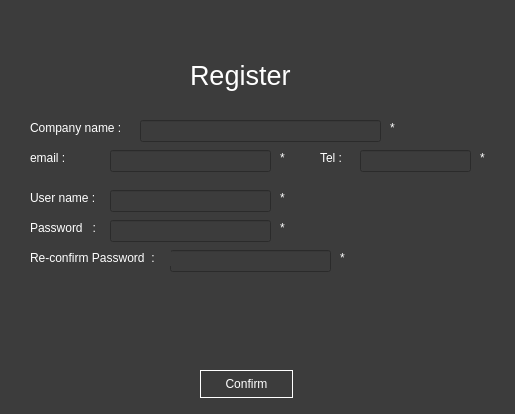
<?xml version="1.0" encoding="UTF-8"?>
<ui version="4.0">
 <class>Form</class>
 <widget class="QWidget" name="Form">
  <property name="geometry">
   <rect>
    <x>0</x>
    <y>0</y>
    <width>515</width>
    <height>414</height>
   </rect>
  </property>
  <property name="windowTitle">
   <string>Form</string>
  </property>
  <property name="styleSheet">
   <string notr="true">QWidget{
	background-color: rgb(60,60,60);
	color: white
}

QComboBox{	
	background-color: rgb(65, 65, 65);
}

QPushButton{
	border: 1px solid white;
}

QLabel#error_label{	
	color: red;
}</string>
  </property>
  <widget class="QLabel" name="label_17">
   <property name="geometry">
    <rect>
     <x>280</x>
     <y>190</y>
     <width>16</width>
     <height>16</height>
    </rect>
   </property>
   <property name="text">
    <string>*</string>
   </property>
  </widget>
  <widget class="QLineEdit" name="register_tel">
   <property name="geometry">
    <rect>
     <x>360</x>
     <y>150</y>
     <width>111</width>
     <height>22</height>
    </rect>
   </property>
   <property name="text">
    <string/>
   </property>
  </widget>
  <widget class="QLineEdit" name="register_password">
   <property name="geometry">
    <rect>
     <x>110</x>
     <y>220</y>
     <width>161</width>
     <height>22</height>
    </rect>
   </property>
  </widget>
  <widget class="QLineEdit" name="register_company_name">
   <property name="geometry">
    <rect>
     <x>140</x>
     <y>120</y>
     <width>241</width>
     <height>22</height>
    </rect>
   </property>
  </widget>
  <widget class="QLineEdit" name="register_rePassword">
   <property name="geometry">
    <rect>
     <x>170</x>
     <y>250</y>
     <width>161</width>
     <height>22</height>
    </rect>
   </property>
  </widget>
  <widget class="QLabel" name="label_23">
   <property name="geometry">
    <rect>
     <x>30</x>
     <y>150</y>
     <width>61</width>
     <height>16</height>
    </rect>
   </property>
   <property name="text">
    <string>email :</string>
   </property>
  </widget>
  <widget class="QLineEdit" name="register_email">
   <property name="geometry">
    <rect>
     <x>110</x>
     <y>150</y>
     <width>161</width>
     <height>22</height>
    </rect>
   </property>
  </widget>
  <widget class="QPushButton" name="confirm_b">
   <property name="geometry">
    <rect>
     <x>200</x>
     <y>370</y>
     <width>93</width>
     <height>28</height>
    </rect>
   </property>
   <property name="text">
    <string>Confirm</string>
   </property>
  </widget>
  <widget class="QLabel" name="label">
   <property name="geometry">
    <rect>
     <x>30</x>
     <y>120</y>
     <width>101</width>
     <height>16</height>
    </rect>
   </property>
   <property name="text">
    <string>Company name :</string>
   </property>
  </widget>
  <widget class="QLabel" name="label_24">
   <property name="geometry">
    <rect>
     <x>320</x>
     <y>150</y>
     <width>31</width>
     <height>16</height>
    </rect>
   </property>
   <property name="text">
    <string>Tel :</string>
   </property>
  </widget>
  <widget class="QLabel" name="label_5">
   <property name="geometry">
    <rect>
     <x>30</x>
     <y>190</y>
     <width>81</width>
     <height>16</height>
    </rect>
   </property>
   <property name="text">
    <string>User name :</string>
   </property>
  </widget>
  <widget class="QLabel" name="label_19">
   <property name="geometry">
    <rect>
     <x>340</x>
     <y>250</y>
     <width>16</width>
     <height>16</height>
    </rect>
   </property>
   <property name="text">
    <string>*</string>
   </property>
  </widget>
  <widget class="QLabel" name="label_21">
   <property name="geometry">
    <rect>
     <x>390</x>
     <y>120</y>
     <width>16</width>
     <height>16</height>
    </rect>
   </property>
   <property name="text">
    <string>*</string>
   </property>
  </widget>
  <widget class="QLabel" name="label_4">
   <property name="geometry">
    <rect>
     <x>190</x>
     <y>50</y>
     <width>131</width>
     <height>51</height>
    </rect>
   </property>
   <property name="font">
    <font>
     <pointsize>20</pointsize>
    </font>
   </property>
   <property name="text">
    <string>Register</string>
   </property>
  </widget>
  <widget class="QLabel" name="label_6">
   <property name="geometry">
    <rect>
     <x>30</x>
     <y>220</y>
     <width>71</width>
     <height>16</height>
    </rect>
   </property>
   <property name="text">
    <string>Password   :</string>
   </property>
  </widget>
  <widget class="QLineEdit" name="register_username">
   <property name="geometry">
    <rect>
     <x>110</x>
     <y>190</y>
     <width>161</width>
     <height>22</height>
    </rect>
   </property>
  </widget>
  <widget class="QLabel" name="label_18">
   <property name="geometry">
    <rect>
     <x>280</x>
     <y>220</y>
     <width>16</width>
     <height>16</height>
    </rect>
   </property>
   <property name="text">
    <string>*</string>
   </property>
  </widget>
  <widget class="QLabel" name="label_15">
   <property name="geometry">
    <rect>
     <x>30</x>
     <y>250</y>
     <width>141</width>
     <height>16</height>
    </rect>
   </property>
   <property name="text">
    <string>Re-confirm Password  :</string>
   </property>
  </widget>
  <widget class="QLabel" name="label_25">
   <property name="geometry">
    <rect>
     <x>480</x>
     <y>150</y>
     <width>16</width>
     <height>16</height>
    </rect>
   </property>
   <property name="text">
    <string>*</string>
   </property>
  </widget>
  <widget class="QLabel" name="label_26">
   <property name="geometry">
    <rect>
     <x>280</x>
     <y>150</y>
     <width>16</width>
     <height>16</height>
    </rect>
   </property>
   <property name="text">
    <string>*</string>
   </property>
  </widget>
  <widget class="QLabel" name="error_label">
   <property name="geometry">
    <rect>
     <x>70</x>
     <y>300</y>
     <width>351</width>
     <height>51</height>
    </rect>
   </property>
   <property name="text">
    <string/>
   </property>
  </widget>
 </widget>
 <resources/>
 <connections/>
</ui>
